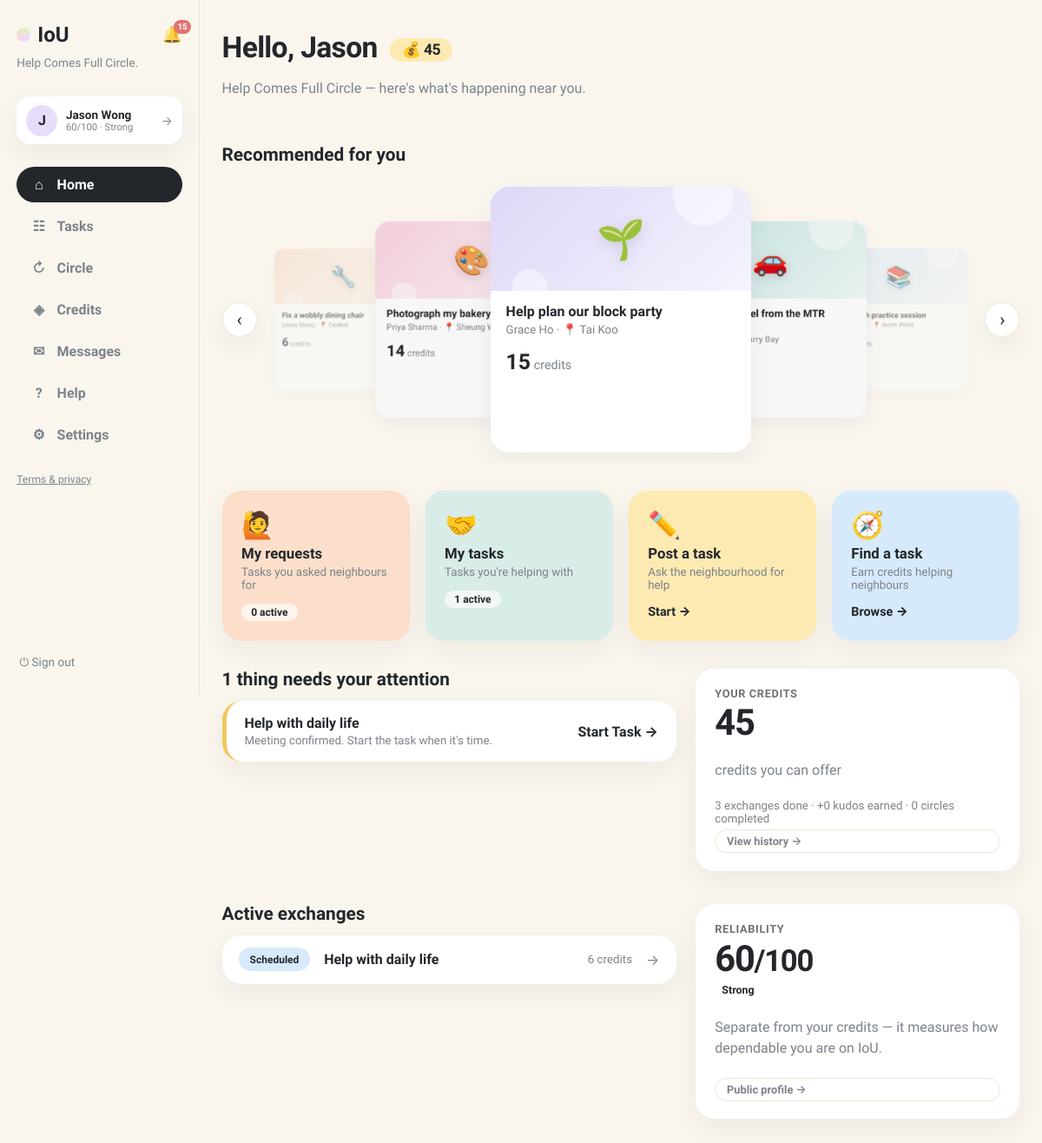
Before: / (signed in) with the older database file.
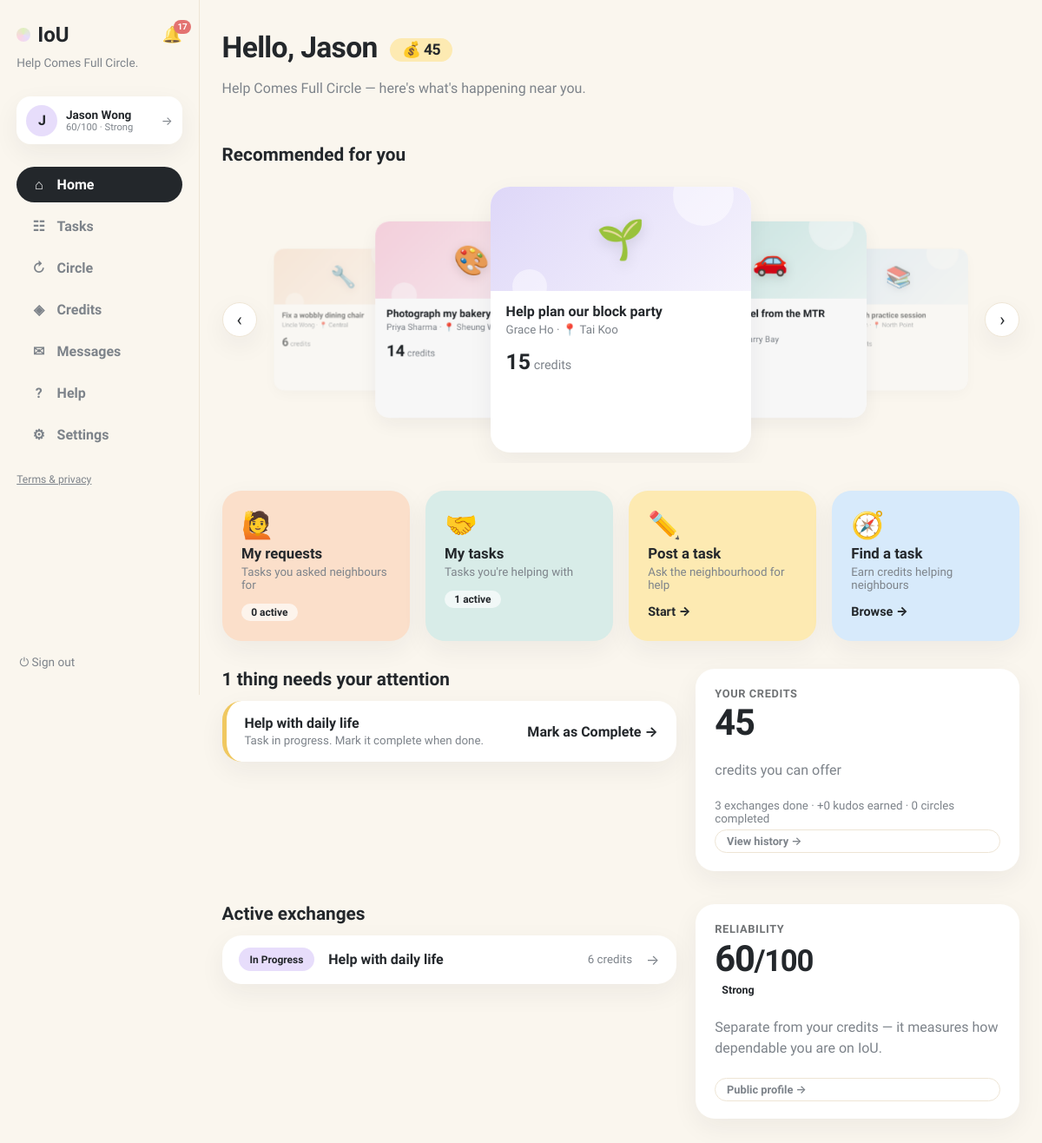
After: the same page with the newer database file.
### tables this page shows
CREATE TABLE requests (
                id INTEGER PRIMARY KEY, title TEXT NOT NULL, description TEXT NOT NULL,
                category TEXT NOT NULL, requester_id INTEGER NOT NULL,
                status TEXT NOT NULL DEFAULT 'open', provider_id INTEGER,
                requester_value INTEGER, requester_buffer INTEGER,
                provider_value INTEGER, provider_buffer INTEGER,
                agreed_value INTEGER, negotiation_deadline TEXT,
                effort_minutes INTEGER, complexity INTEGER, quality_score INTEGER,
                completed_at TEXT,
                created_at TEXT NOT NULL, location TEXT, needed_by TEXT, urgency TEXT, meetup_date TEXT, meetup_time TEXT, meetup_location TEXT, preferred_time TEXT, completion_note TEXT, completion_evidence TEXT, confirm_requester INTEGER NOT NULL DEFAULT 0, confirm_provider INTEGER NOT NULL DEFAULT 0, started_at TEXT, provider_completed_at TEXT, requester_confirmed_at TEXT, release_at TEXT, proof_path TEXT, proof_status TEXT, dispute_eligible INTEGER NOT NULL DEFAULT 1, dispute_window_days INTEGER NOT NULL DEFAULT 3, settlement_value INTEGER, circle_id INTEGER, cancel_requested_by INTEGER, cancel_reason TEXT, cancel_compensation INTEGER NOT NULL DEFAULT 0, evidence_required INTEGER NOT NULL DEFAULT 1, duration_minutes INTEGER NOT NULL DEFAULT 0,
                FOREIGN KEY(requester_id) REFERENCES users(id),
                FOREIGN KEY(provider_id) REFERENCES users(id)
            );

### app.py (the view)
@app.get("/", response_class=HTMLResponse)
def home(request: Request):
    user = current_user(request)
    if not user:
        return RedirectResponse("/login", status_code=303)
    with db() as connection:
        requests, recommendations = load_board(connection)
        pinned_ids = {row["request_id"] for row in connection.execute(
            "SELECT request_id FROM pins WHERE user_id=?", (user["id"],)).fetchall()}
        active_items = [
            item for item in requests
            if (item["requester_id"] == user["id"] or item["provider_id"] == user["id"])
            and item["status"] not in ("completed", "resolved", "cancelled")
        ]
        active_items.sort(key=lambda i: i["id"] not in pinned_ids)
        exchanges = []
        for i in active_items:
            needs, cta, label, href = exchange_flag(connection, i, user["id"])
            exchanges.append({"item": i, "needs": needs, "cta": cta, "label": label, "href": href})
        exchanges.sort(key=lambda e: not e["needs"])
        action_notifs = connection.execute(
            "SELECT * FROM notifications WHERE user_id=? AND is_read=0 AND kind='action' ORDER BY created_at DESC LIMIT 5",
            (user["id"],)).fetchall()
        action_count = sum(1 for e in exchanges if e["needs"])
        user_skills = [x for x in (user["skills"] or "").split(",") if x]
        matched_genres = {g for g, subs in SKILL_TREE.items() if any(x in subs for x in user_skills)}
        open_others = [i for i in requests if i["requester_id"] != user["id"]
                       and i["provider_id"] is None and i["status"] == "open"]
        user_district = (user["district"] or "").strip().lower()
        open_others.sort(key=lambda i: (
            i["category"] not in matched_genres,
            not (i["location"] and user_district and i["location"].strip().lower() == user_district),
            -i["id"]))
        recommended_tasks = open_others[:6]
        matched_ids = {i["id"] for i in open_others if i["category"] in matched_genres}
        counts = {
            "my_open": sum(1 for i in requests if i["requester_id"] == user["id"] and i["status"] not in ("completed", "resolved", "cancelled")),
            "helping": sum(1 for i in requests if i["provider_id"] == user["id"] and i["status"] not in ("completed", "resolved", "cancelled")),
        }
        history = load_history(connection, user["id"])
        disputes = [d for d in load_disputes(connection) if d["status"] == "open"]
        ledger = connection.execute(
            """SELECT l.*, r.title FROM ledger l LEFT JOIN requests r ON r.id=l.request_id
               WHERE l.user_id=? ORDER BY l.created_at DESC""", (user["id"],)
        ).fetchall()
        notifications = connection.execute(
            "SELECT * FROM notifications WHERE user_id=? ORDER BY created_at DESC LIMIT 5",
            (user["id"],),
        ).fetchall()
        stats = {
            "completed": connection.execute(
                "SELECT COUNT(*) c FROM transactions WHERE requester_id=? OR provider_id=?",
                (user["id"], user["id"])).fetchone()["c"],
            "helped": connection.execute(
                "SELECT COUNT(*) c FROM transactions WHERE provider_id=?",
                (user["id"],)).fetchone()["c"],
            "kudos": connection.execute(
                "SELECT COALESCE(SUM(kudos_bonus),0) s FROM transactions WHERE provider_id=?",
                (user["id"],)).fetchone()["s"],
            "incoming": connection.execute(
                """SELECT COALESCE(SUM(agreed_value),0) s FROM requests
                   WHERE provider_id=? AND status IN ('confirmed','scheduled','in_progress','completion_submitted')""",
                (user["id"],)).fetchone()["s"],
        }
        circle_invite = None
        if user["circle_enabled"]:
            circle_invite = connection.execute(
                """SELECT cp.*, COUNT(cm.user_id) member_count,
                          COALESCE(SUM(cm.response='accepted'),0) accepted_count
                   FROM chain_proposals cp JOIN chain_members cm ON cm.proposal_id=cp.id
                   WHERE cp.status='pending'
                     AND EXISTS (SELECT 1 FROM chain_members x WHERE x.proposal_id=cp.id
                                 AND x.user_id=? AND x.response='pending')
                   GROUP BY cp.id ORDER BY cp.created_at DESC LIMIT 1""",
                (user["id"],)).fetchone()
        tier = user_tier(user)
        score = user_reliability(user)
        standing = {
            "score": score,
            "label": reliability_label(score),
            "tier": tier,
            "restricted_cap": RESTRICTED_TASK_VALUE_CAP,
        }
        circles_done = connection.execute(
            """SELECT COUNT(DISTINCT cp.id) c FROM chain_proposals cp
               JOIN chain_members cm ON cm.proposal_id=cp.id
               WHERE cm.user_id=? AND cp.status='completed'""", (user["id"],)).fetchone()["c"]
    return render(
        request,
        "dashboard.html",
        page="home",
        active_items=active_items,
        circle_invite=circle_invite,
        standing=standing,
        circles_done=circles_done,
        exchanges=exchanges,
        action_notifs=action_notifs,
        action_count=action_count,
        pinned_ids=pinned_ids,
        recommended_tasks=recommended_tasks,
        matched_ids=matched_ids,
        counts=counts,
        history=history,
        disputes=disputes,
        ledger=ledger,
        notifications=notifications,
        recommendations=recommendations,
        stats=stats,
        task_categories=TASK_CATEGORIES,
        genre_emoji=GENRE_EMOJI,
    )

### templates/dashboard.html (shortened to what the changed rows need)
{% extends "base.html" %}
{% block content %}
<header class="page-head">
  <div>
    <h1>Hello, {{ user.name.split(' ')[0] }} <a class="credit-chip" href="/history" title="View credit history">💰 {{ user.balance }}</a></h1>
  </div>
</header>
{% if recommended_tasks %}
<section class="home-section">
  <h2 class="section-title">Recommended for you</h2>
</section>
{% endif %}
<div class="home-2col">
<div class="home-col">
{% if action_count %}
<section class="home-section">
  <h2 class="section-title">{{ action_count }} thing{% if action_count != 1 %}s{% endif %} need{% if action_count == 1 %}s{% endif %} your attention</h2>
  <div class="action-list">
    {% for e in exchanges %}{% if e.needs %}
    <a class="action-row card" href="{{ e.href }}">
      <div class="ar-main">
        <b>{{ e.item.title }}</b>
        <small class="muted">{{ e.label }}</small>
      </div>
      <span class="ar-cta">{{ e.cta or 'Continue' }} →</span>
    </a>
    {% endif %}{% endfor %}
  </div>
</section>
{% else %}
<section class="home-section">
  <div class="card allset-card">✓ You're all set. Nothing needs your attention right now.</div>
</section>
{% endif %}
{% if exchanges %}
<section class="home-section">
  <h2 class="section-title">Active exchanges</h2>
  <div class="exchange-list">
    {% for e in exchanges[:3] %}
    <a class="exchange-row card" href="{{ e.href }}">
      <span class="status s-{{ e.item.status }}">{{ status_labels[e.item.status] }}</span>
      <b>{{ e.item.title }}</b>
      <small class="muted">{% if e.item.agreed_value %}{{ e.item.agreed_value }} credits{% else %}{{ e.item.requester_value }} offered{% endif %}</small>
      <span class="er-arrow">→</span>
    </a>
    {% endfor %}
  </div>
</section>
{% endif %}
</div>
</div>
{% endblock %}

### templates/base.html (shortened to what this page needs)
<!doctype html>
<html lang="en"><head><link rel="stylesheet" href="/static/style.css"></head>
<body class="app-body">
<nav class="sidebar">
  <div class="brand-row">
    <a class="brand" href="/"><span class="brand-dot"></span>IoU</a>
    {% if user %}
    <a class="bell {% if page == 'notifications' %}active{% endif %}" href="/notifications" title="Notifications">🔔{% if unread_notifs or unread_msgs %}<span class="bell-badge">{{ (unread_notifs or 0) + (unread_msgs or 0) }}</span>{% endif %}</a>
    {% endif %}
  </div>
  <p class="brand-tag">Help Comes Full Circle.</p>
  {% if user %}
  <a class="side-user" href="/profile" title="Your profile">
    <div class="avatar">{{ user.name[0] }}</div>
    {% set sc = user.reliability if user.reliability is not none else 60 %}
    {% set lab = 'Suspended' if sc <= 0 else ('Restricted' if sc < 30 else ('Limited' if sc < 60 else ('Strong' if sc < 80 else 'Excellent'))) %}
    <div class="sidebar-user-meta"><b>{{ user.name }}</b>
      <small>{{ sc }}/100 · {{ lab }}</small>
    </div>
    <span class="side-user-arrow">→</span>
  </a>
  <div class="nav-links">
    <a class="nav-link {% if page == 'home' %}active{% endif %}" href="/"><span class="nav-ico">⌂</span>Home</a>
    <a class="nav-link {% if page == 'browse' %}active{% endif %}" href="/browse"><span class="nav-ico">☷</span>Tasks</a>
    <a class="nav-link {% if page == 'circle' %}active{% endif %}" href="/chain-invitations"><span class="nav-ico">↻</span>Circle{% if circle_pending %}<span class="unread-dot"></span>{% endif %}</a>
    <a class="nav-link {% if page == 'credits' %}active{% endif %}" href="/history"><span class="nav-ico">◈</span>Credits</a>
    <a class="nav-link {% if page == 'messages' %}active{% endif %}" href="/messages"><span class="nav-ico">✉</span>Messages{% if unread_msgs %}<span class="unread-dot"></span>{% endif %}</a>
    <a class="nav-link {% if page == 'help' %}active{% endif %}" href="/help"><span class="nav-ico">?</span>Help</a>
    <a class="nav-link {% if page == 'account' %}active{% endif %}" href="/account"><span class="nav-ico">⚙</span>Settings</a>
  </div>
  <p class="nav-footer"><a href="/legal">Terms &amp; privacy</a></p>
  <form method="post" action="/logout" class="side-logout"><button class="link-button" title="Sign out">⏻ Sign out</button></form>
  {% else %}
  <div class="nav-links">
    <a class="nav-link" href="/login"><span class="nav-ico">→</span>Sign in</a>
    <a class="nav-link" href="/register"><span class="nav-ico">＋</span>Create account</a>
  </div>
  <p class="nav-footer"><a href="/legal">Terms &amp; privacy</a></p>
  {% endif %}
</nav>
<main class="content {% block content_class %}{% endblock %}">{% block content %}{% endblock %}</main>
</body></html>

Changed rows visible on the page:
changed requests "Help with daily life": status "scheduled" → "in_progress" (drawn)
Other visible differences:
{{ (unread_notifs or 0) + (unread_msgs or 0) }}: "15" → "17"
new list line: "Help with daily life"
new list line: "Task in progress. Mark it complete when done. Mark as Complete →"
new list line: "In Progress Help with daily life 6"
new list line: "credits →"
list line gone: "Help with daily life"
list line gone: "Meeting confirmed. Start the task when it's time. Start Task →"
list line gone: "Scheduled Help with daily life 6"
list line gone: "credits →"
